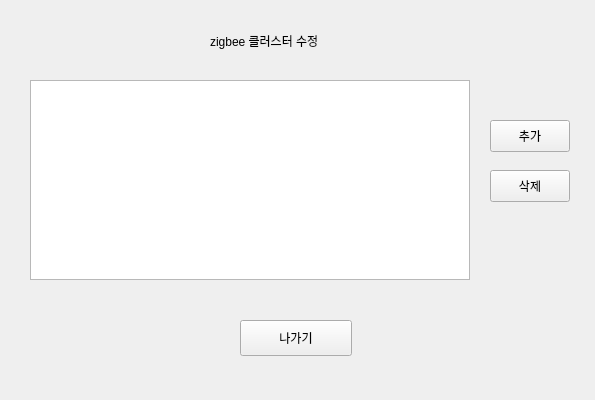
<?xml version="1.0" encoding="UTF-8"?>
<ui version="4.0">
 <class>MainWindow</class>
 <widget class="QMainWindow" name="MainWindow">
  <property name="geometry">
   <rect>
    <x>0</x>
    <y>0</y>
    <width>595</width>
    <height>400</height>
   </rect>
  </property>
  <property name="windowTitle">
   <string>MainWindow</string>
  </property>
  <widget class="QWidget" name="centralwidget">
   <widget class="QListWidget" name="listWidget">
    <property name="geometry">
     <rect>
      <x>30</x>
      <y>80</y>
      <width>440</width>
      <height>200</height>
     </rect>
    </property>
   </widget>
   <widget class="QPushButton" name="pushButton_add">
    <property name="geometry">
     <rect>
      <x>490</x>
      <y>120</y>
      <width>80</width>
      <height>32</height>
     </rect>
    </property>
    <property name="text">
     <string>추가</string>
    </property>
   </widget>
   <widget class="QPushButton" name="pushButton_delete">
    <property name="geometry">
     <rect>
      <x>490</x>
      <y>170</y>
      <width>80</width>
      <height>32</height>
     </rect>
    </property>
    <property name="text">
     <string>삭제</string>
    </property>
   </widget>
   <widget class="QPushButton" name="pushButton_cancel">
    <property name="geometry">
     <rect>
      <x>240</x>
      <y>320</y>
      <width>112</width>
      <height>36</height>
     </rect>
    </property>
    <property name="text">
     <string>나가기</string>
    </property>
   </widget>
   <widget class="QLabel" name="label">
    <property name="geometry">
     <rect>
      <x>210</x>
      <y>20</y>
      <width>181</width>
      <height>41</height>
     </rect>
    </property>
    <property name="text">
     <string>zigbee 클러스터 수정</string>
    </property>
   </widget>
  </widget>
 </widget>
 <resources/>
 <connections/>
</ui>
